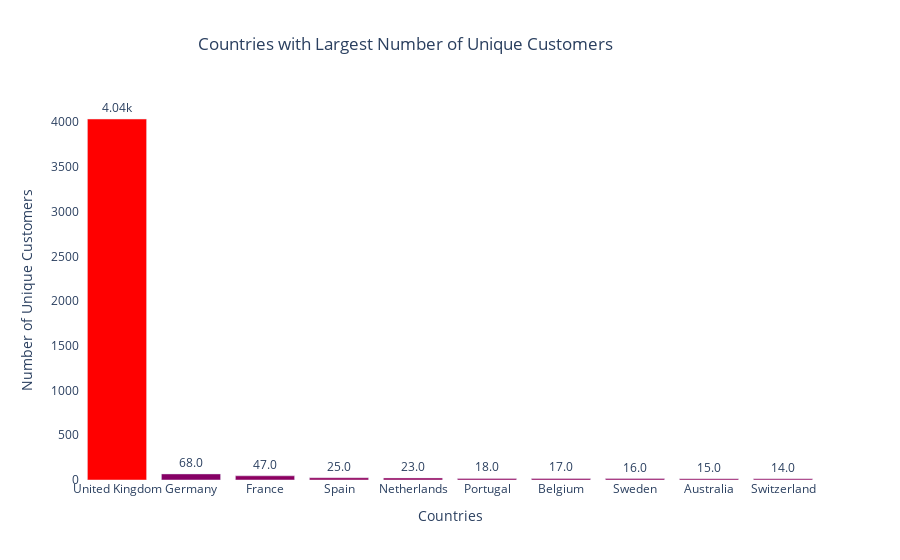

Source (notebook cell):
### Code cell
fig = go.Figure(data=[
    go.Bar(name='Countries with Largest Number of Unique Customers', 
           x=retail_countries_customers_desc['Country'].astype(str), 
           y=retail_countries_customers_desc['Customer Count'],
           marker_opacity=1,
           marker={'color': retail_countries_customers_desc['Customer Count'],
                   'colorscale': 'Rainbow'})
    ])

fig.update_traces(texttemplate='%{y:.3s}', textposition='outside')

fig.update_layout(title='Countries with Largest Number of Unique Customers',
                  title_x=0.45,
                  xaxis_title="Countries",
                  yaxis_title="Number of Unique Customers",
                  plot_bgcolor='white')
fig.show()

### Figure 1 — Plotly figure (JSON) as saved in the notebook; plotly's stock layout.template omitted (floating-point values rounded to 4 significant figures)
{"data": [{"marker": {"color": [4035, 68, 47, 25, 23, 18, 17, 16, 15, 14], "colorscale": [[0, "rgb(150,0,90)"], [0.125, "rgb(0,0,200)"], [0.25, "rgb(0,25,255)"], [0.375, "rgb(0,152,255)"], [0.5, "rgb(44,255,150)"], [0.625, "rgb(151,255,0)"], [0.75, "rgb(255,234,0)"], [0.875, "rgb(255,111,0)"], [1, "rgb(255,0,0)"]], "opacity": 1}, "name": "Countries with Largest Number of Unique Customers", "textposition": "outside", "texttemplate": "%{y:.3s}", "type": "bar", "x": ["United Kingdom", "Germany", "France", "Spain", "Netherlands", "Portugal", "Belgium", "Sweden", "Australia", "Switzerland"], "y": [4035, 68, 47, 25, 23, 18, 17, 16, 15, 14]}], "layout": {"autosize": true, "plot_bgcolor": "white", "title": {"text": "Countries with Largest Number of Unique Customers", "x": 0.45}, "xaxis": {"autorange": true, "range": [-0.5, 9.5], "title": {"text": "Countries"}, "type": "category"}, "yaxis": {"autorange": true, "range": [0, 4247.0], "title": {"text": "Number of Unique Customers"}, "type": "linear"}}}
